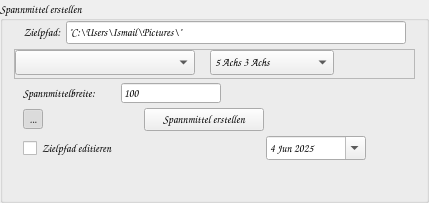
     <widget class="QGroupBox" name="gb_spannmittel">
      <property name="sizePolicy">
       <sizepolicy hsizetype="Preferred" vsizetype="MinimumExpanding">
        <horstretch>0</horstretch>
        <verstretch>0</verstretch>
       </sizepolicy>
      </property>
      <property name="minimumSize">
       <size>
        <width>400</width>
        <height>100</height>
       </size>
      </property>
      <property name="maximumSize">
       <size>
        <width>16777215</width>
        <height>250</height>
       </size>
      </property>
      <property name="font">
       <font>
        <family>Comic Sans MS</family>
        <pointsize>8</pointsize>
        <bold>false</bold>
       </font>
      </property>
      <property name="title">
       <string>Spannmittel erstellen</string>
      </property>
      <property name="alignment">
       <set>Qt::AlignmentFlag::AlignLeading|Qt::AlignmentFlag::AlignLeft|Qt::AlignmentFlag::AlignVCenter</set>
      </property>
      <layout class="QVBoxLayout" name="verticalLayout_3">
       <property name="spacing">
        <number>0</number>
       </property>
       <property name="topMargin">
        <number>0</number>
       </property>
       <property name="bottomMargin">
        <number>0</number>
       </property>
       <item>
        <widget class="QWidget" name="wg_zielpfad" native="true">
         <property name="minimumSize">
          <size>
           <width>0</width>
           <height>25</height>
          </size>
         </property>
         <property name="maximumSize">
          <size>
           <width>16777215</width>
           <height>30</height>
          </size>
         </property>
         <layout class="QHBoxLayout" name="horizontalLayout_10">
          <property name="spacing">
           <number>0</number>
          </property>
          <property name="topMargin">
           <number>0</number>
          </property>
          <property name="bottomMargin">
           <number>5</number>
          </property>
          <item>
           <widget class="QLabel" name="lb_pfad">
            <property name="sizePolicy">
             <sizepolicy hsizetype="Fixed" vsizetype="Fixed">
              <horstretch>0</horstretch>
              <verstretch>0</verstretch>
             </sizepolicy>
            </property>
            <property name="minimumSize">
             <size>
              <width>0</width>
              <height>20</height>
             </size>
            </property>
            <property name="maximumSize">
             <size>
              <width>200</width>
              <height>25</height>
             </size>
            </property>
            <property name="font">
             <font>
              <family>Comic Sans MS</family>
              <pointsize>8</pointsize>
              <bold>false</bold>
             </font>
            </property>
            <property name="text">
             <string>Zielpfad:</string>
            </property>
            <property name="alignment">
             <set>Qt::AlignmentFlag::AlignCenter</set>
            </property>
           </widget>
          </item>
          <item>
           <spacer name="horizontalSpacer_8">
            <property name="orientation">
             <enum>Qt::Orientation::Horizontal</enum>
            </property>
            <property name="sizeType">
             <enum>QSizePolicy::Policy::Fixed</enum>
            </property>
            <property name="sizeHint" stdset="0">
             <size>
              <width>5</width>
              <height>20</height>
             </size>
            </property>
           </spacer>
          </item>
          <item>
           <widget class="QLineEdit" name="le_pfad">
            <property name="sizePolicy">
             <sizepolicy hsizetype="Expanding" vsizetype="Fixed">
              <horstretch>0</horstretch>
              <verstretch>0</verstretch>
             </sizepolicy>
            </property>
            <property name="minimumSize">
             <size>
              <width>340</width>
              <height>20</height>
             </size>
            </property>
            <property name="maximumSize">
             <size>
              <width>16777215</width>
              <height>25</height>
             </size>
            </property>
            <property name="font">
             <font>
              <family>Comic Sans MS</family>
              <pointsize>8</pointsize>
              <bold>false</bold>
             </font>
            </property>
            <property name="text">
             <string>&quot;C:\Users\Ismail\Pictures\&quot;</string>
            </property>
           </widget>
          </item>
         </layout>
        </widget>
       </item>
       <item>
        <widget class="QFrame" name="fr_spannmittelauswahl">
         <property name="minimumSize">
          <size>
           <width>300</width>
           <height>25</height>
          </size>
         </property>
         <property name="maximumSize">
          <size>
           <width>550</width>
           <height>30</height>
          </size>
         </property>
         <property name="frameShape">
          <enum>QFrame::Shape::StyledPanel</enum>
         </property>
         <property name="frameShadow">
          <enum>QFrame::Shadow::Raised</enum>
         </property>
         <layout class="QHBoxLayout" name="horizontalLayout_11">
          <property name="spacing">
           <number>0</number>
          </property>
          <property name="leftMargin">
           <number>0</number>
          </property>
          <property name="topMargin">
           <number>0</number>
          </property>
          <property name="rightMargin">
           <number>0</number>
          </property>
          <property name="bottomMargin">
           <number>3</number>
          </property>
          <item>
           <widget class="QComboBox" name="cb_spannmittel">
            <property name="minimumSize">
             <size>
              <width>180</width>
              <height>25</height>
             </size>
            </property>
            <property name="maximumSize">
             <size>
              <width>200</width>
              <height>30</height>
             </size>
            </property>
            <property name="font">
             <font>
              <family>Comic Sans MS</family>
              <pointsize>8</pointsize>
              <bold>false</bold>
             </font>
            </property>
            <property name="placeholderText">
             <string>Spannmittel auswählen...</string>
            </property>
           </widget>
          </item>
          <item>
           <spacer name="horizontalSpacer_10">
            <property name="orientation">
             <enum>Qt::Orientation::Horizontal</enum>
            </property>
            <property name="sizeType">
             <enum>QSizePolicy::Policy::Minimum</enum>
            </property>
            <property name="sizeHint" stdset="0">
             <size>
              <width>15</width>
              <height>20</height>
             </size>
            </property>
           </spacer>
          </item>
          <item>
           <widget class="QComboBox" name="cb_bearbeitung_auswahl">
            <property name="minimumSize">
             <size>
              <width>120</width>
              <height>25</height>
             </size>
            </property>
            <property name="maximumSize">
             <size>
              <width>150</width>
              <height>30</height>
             </size>
            </property>
            <property name="font">
             <font>
              <family>Comic Sans MS</family>
              <pointsize>8</pointsize>
              <bold>false</bold>
             </font>
            </property>
            <item>
             <property name="text">
              <string>5 Achs 3 Achs</string>
             </property>
            </item>
            <item>
             <property name="text">
              <string>5 Achs 5 Achs</string>
             </property>
            </item>
            <item>
             <property name="text">
              <string>3 Achs 3 Achs</string>
             </property>
            </item>
            <item>
             <property name="text">
              <string>5 Achs</string>
             </property>
            </item>
            <item>
             <property name="text">
              <string>3 Achs</string>
             </property>
            </item>
            <item>
             <property name="text">
              <string>Magnet</string>
             </property>
            </item>
            <item>
             <property name="text">
              <string>Vorrichtung</string>
             </property>
            </item>
           </widget>
          </item>
          <item>
           <spacer name="horizontalSpacer_39">
            <property name="minimumSize">
             <size>
              <width>80</width>
              <height>0</height>
             </size>
            </property>
            <property name="maximumSize">
             <size>
              <width>130</width>
              <height>16777215</height>
             </size>
            </property>
            <property name="orientation">
             <enum>Qt::Orientation::Horizontal</enum>
            </property>
            <property name="sizeType">
             <enum>QSizePolicy::Policy::Fixed</enum>
            </property>
            <property name="sizeHint" stdset="0">
             <size>
              <width>50</width>
              <height>20</height>
             </size>
            </property>
           </spacer>
          </item>
         </layout>
        </widget>
       </item>
       <item>
        <widget class="QWidget" name="wg_spannmittel_breite" native="true">
         <property name="minimumSize">
          <size>
           <width>0</width>
           <height>25</height>
          </size>
         </property>
         <property name="maximumSize">
          <size>
           <width>16777215</width>
           <height>30</height>
          </size>
         </property>
         <layout class="QHBoxLayout" name="horizontalLayout_12">
          <property name="spacing">
           <number>0</number>
          </property>
          <property name="topMargin">
           <number>4</number>
          </property>
          <property name="bottomMargin">
           <number>3</number>
          </property>
          <item>
           <widget class="QLabel" name="lb_spannmittel_wert">
            <property name="sizePolicy">
             <sizepolicy hsizetype="Fixed" vsizetype="Fixed">
              <horstretch>0</horstretch>
              <verstretch>0</verstretch>
             </sizepolicy>
            </property>
            <property name="minimumSize">
             <size>
              <width>0</width>
              <height>20</height>
             </size>
            </property>
            <property name="maximumSize">
             <size>
              <width>200</width>
              <height>25</height>
             </size>
            </property>
            <property name="font">
             <font>
              <family>Comic Sans MS</family>
              <pointsize>8</pointsize>
              <bold>false</bold>
             </font>
            </property>
            <property name="text">
             <string>Spannmittelbreite:</string>
            </property>
            <property name="alignment">
             <set>Qt::AlignmentFlag::AlignLeading|Qt::AlignmentFlag::AlignLeft|Qt::AlignmentFlag::AlignVCenter</set>
            </property>
           </widget>
          </item>
          <item>
           <spacer name="horizontalSpacer_11">
            <property name="orientation">
             <enum>Qt::Orientation::Horizontal</enum>
            </property>
            <property name="sizeType">
             <enum>QSizePolicy::Policy::Fixed</enum>
            </property>
            <property name="sizeHint" stdset="0">
             <size>
              <width>25</width>
              <height>20</height>
             </size>
            </property>
           </spacer>
          </item>
          <item>
           <widget class="QLineEdit" name="le_spannmittel">
            <property name="sizePolicy">
             <sizepolicy hsizetype="Fixed" vsizetype="Fixed">
              <horstretch>0</horstretch>
              <verstretch>0</verstretch>
             </sizepolicy>
            </property>
            <property name="minimumSize">
             <size>
              <width>100</width>
              <height>20</height>
             </size>
            </property>
            <property name="maximumSize">
             <size>
              <width>150</width>
              <height>20</height>
             </size>
            </property>
            <property name="font">
             <font>
              <family>Comic Sans MS</family>
              <pointsize>8</pointsize>
              <bold>false</bold>
             </font>
            </property>
            <property name="text">
             <string>100</string>
            </property>
           </widget>
          </item>
          <item>
           <spacer name="horizontalSpacer_6">
            <property name="orientation">
             <enum>Qt::Orientation::Horizontal</enum>
            </property>
            <property name="sizeHint" stdset="0">
             <size>
              <width>40</width>
              <height>20</height>
             </size>
            </property>
           </spacer>
          </item>
         </layout>
        </widget>
       </item>
       <item>
        <widget class="QWidget" name="wg_spannmittel_erstellen" native="true">
         <property name="minimumSize">
          <size>
           <width>0</width>
           <height>25</height>
          </size>
         </property>
         <property name="maximumSize">
          <size>
           <width>16777215</width>
           <height>30</height>
          </size>
         </property>
         <layout class="QHBoxLayout" name="horizontalLayout_9">
          <property name="spacing">
           <number>0</number>
          </property>
          <property name="topMargin">
           <number>2</number>
          </property>
          <property name="bottomMargin">
           <number>2</number>
          </property>
          <item>
           <widget class="QToolButton" name="tb_spannmittel_aufklappen">
            <property name="minimumSize">
             <size>
              <width>20</width>
              <height>20</height>
             </size>
            </property>
            <property name="maximumSize">
             <size>
              <width>20</width>
              <height>20</height>
             </size>
            </property>
            <property name="font">
             <font>
              <family>Comic Sans MS</family>
              <pointsize>8</pointsize>
              <bold>false</bold>
             </font>
            </property>
            <property name="focusPolicy">
             <enum>Qt::FocusPolicy::NoFocus</enum>
            </property>
            <property name="text">
             <string>...</string>
            </property>
            <property name="shortcut">
             <string notr="true"/>
            </property>
            <property name="checkable">
             <bool>true</bool>
            </property>
            <property name="checked">
             <bool>true</bool>
            </property>
            <property name="autoRaise">
             <bool>true</bool>
            </property>
           </widget>
          </item>
          <item>
           <spacer name="horizontalSpacer_12">
            <property name="orientation">
             <enum>Qt::Orientation::Horizontal</enum>
            </property>
            <property name="sizeType">
             <enum>QSizePolicy::Policy::Fixed</enum>
            </property>
            <property name="sizeHint" stdset="0">
             <size>
              <width>101</width>
              <height>20</height>
             </size>
            </property>
           </spacer>
          </item>
          <item>
           <widget class="QPushButton" name="pb_spannmittel">
            <property name="minimumSize">
             <size>
              <width>120</width>
              <height>20</height>
             </size>
            </property>
            <property name="maximumSize">
             <size>
              <width>150</width>
              <height>25</height>
             </size>
            </property>
            <property name="font">
             <font>
              <family>Comic Sans MS</family>
              <pointsize>8</pointsize>
              <bold>false</bold>
             </font>
            </property>
            <property name="text">
             <string>Spannmittel erstellen</string>
            </property>
            <property name="autoDefault">
             <bool>true</bool>
            </property>
           </widget>
          </item>
          <item>
           <spacer name="horizontalSpacer_7">
            <property name="orientation">
             <enum>Qt::Orientation::Horizontal</enum>
            </property>
            <property name="sizeHint" stdset="0">
             <size>
              <width>40</width>
              <height>20</height>
             </size>
            </property>
           </spacer>
          </item>
         </layout>
        </widget>
       </item>
       <item>
        <widget class="QWidget" name="wg_datum_editieren" native="true">
         <property name="sizePolicy">
          <sizepolicy hsizetype="Preferred" vsizetype="Preferred">
           <horstretch>0</horstretch>
           <verstretch>0</verstretch>
          </sizepolicy>
         </property>
         <property name="minimumSize">
          <size>
           <width>0</width>
           <height>25</height>
          </size>
         </property>
         <property name="maximumSize">
          <size>
           <width>16777215</width>
           <height>30</height>
          </size>
         </property>
         <layout class="QHBoxLayout" name="horizontalLayout_8">
          <property name="spacing">
           <number>0</number>
          </property>
          <property name="topMargin">
           <number>3</number>
          </property>
          <property name="bottomMargin">
           <number>0</number>
          </property>
          <item>
           <widget class="QCheckBox" name="cbx_datum_editieren">
            <property name="minimumSize">
             <size>
              <width>0</width>
              <height>20</height>
             </size>
            </property>
            <property name="maximumSize">
             <size>
              <width>16777215</width>
              <height>25</height>
             </size>
            </property>
            <property name="font">
             <font>
              <family>Comic Sans MS</family>
              <pointsize>8</pointsize>
              <bold>false</bold>
             </font>
            </property>
            <property name="text">
             <string>Zielpfad editieren</string>
            </property>
           </widget>
          </item>
          <item>
           <spacer name="horizontalSpacer_5">
            <property name="orientation">
             <enum>Qt::Orientation::Horizontal</enum>
            </property>
            <property name="sizeHint" stdset="0">
             <size>
              <width>40</width>
              <height>20</height>
             </size>
            </property>
           </spacer>
          </item>
          <item>
           <widget class="QDateEdit" name="de_datum">
            <property name="minimumSize">
             <size>
              <width>100</width>
              <height>20</height>
             </size>
            </property>
            <property name="maximumSize">
             <size>
              <width>16777215</width>
              <height>25</height>
             </size>
            </property>
            <property name="font">
             <font>
              <family>Comic Sans MS</family>
              <pointsize>8</pointsize>
              <bold>false</bold>
             </font>
            </property>
            <property name="minimumDate">
             <date>
              <year>2012</year>
              <month>9</month>
              <day>14</day>
             </date>
            </property>
            <property name="calendarPopup">
             <bool>true</bool>
            </property>
            <property name="currentSectionIndex">
             <number>0</number>
            </property>
            <property name="timeSpec">
             <enum>Qt::TimeSpec::LocalTime</enum>
            </property>
            <property name="date">
             <date>
              <year>2025</year>
              <month>6</month>
              <day>4</day>
             </date>
            </property>
           </widget>
          </item>
          <item>
           <spacer name="horizontalSpacer_45">
            <property name="orientation">
             <enum>Qt::Orientation::Horizontal</enum>
            </property>
            <property name="sizeType">
             <enum>QSizePolicy::Policy::Fixed</enum>
            </property>
            <property name="sizeHint" stdset="0">
             <size>
              <width>40</width>
              <height>20</height>
             </size>
            </property>
           </spacer>
          </item>
         </layout>
        </widget>
       </item>
       <item>
        <spacer name="verticalSpacer_2">
         <property name="orientation">
          <enum>Qt::Orientation::Vertical</enum>
         </property>
         <property name="sizeType">
          <enum>QSizePolicy::Policy::MinimumExpanding</enum>
         </property>
         <property name="sizeHint" stdset="0">
          <size>
           <width>20</width>
           <height>40</height>
          </size>
         </property>
        </spacer>
       </item>
      </layout>
     </widget>
